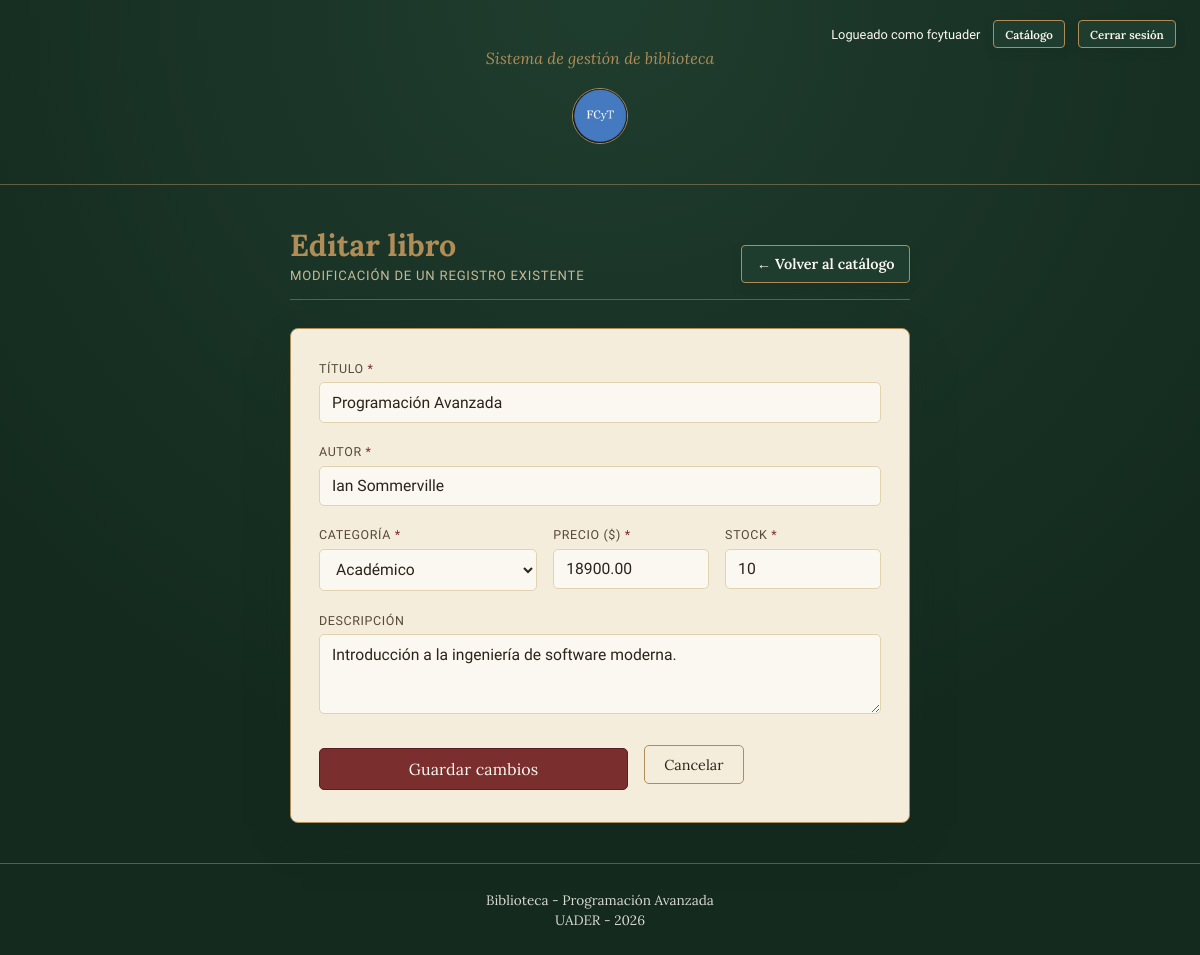
The app's page /libro_formulario.php?id=4 (signed in) with its own data.
### tables this page shows
CREATE TABLE productos (
    id           INT UNSIGNED NOT NULL AUTO_INCREMENT,
    nombre       VARCHAR(150)  NOT NULL,                
    autor        VARCHAR(120)  NOT NULL DEFAULT '',
    descripcion  TEXT          NULL,
    precio       DECIMAL(10,2) NOT NULL DEFAULT 0.00,
    stock        INT           NOT NULL DEFAULT 0,
    categoria    VARCHAR(80)   NOT NULL DEFAULT '',
    activo       TINYINT(1)    NOT NULL DEFAULT 1,
    creado_en    TIMESTAMP     NOT NULL DEFAULT CURRENT_TIMESTAMP,
    PRIMARY KEY (id),
    KEY idx_productos_nombre    (nombre),
    KEY idx_productos_categoria (categoria)
);

### modelos/Libro.php (called while the page is built, shortened)
<?php
class Libro
{
    private PDO $pdo;
    public function __construct(PDO $pdo)
    {
        $this->pdo = $pdo;
    }
    public function buscarPorId(int $id): ?array
    {
        $sentencia = $this->pdo->prepare(
            'SELECT id, nombre, autor, descripcion, precio, stock, categoria, activo, creado_en
               FROM productos
              WHERE id = :id
              LIMIT 1'
        );
        $sentencia->bindValue(':id', $id, PDO::PARAM_INT);
        $sentencia->execute();
        $fila = $sentencia->fetch();
        return $fila === false ? null : $fila;
    }
}

### php/auth.php (called while the page is built, shortened)
<?php
function escapar(?string $texto): string
{
    return htmlspecialchars((string) $texto, ENT_QUOTES, 'UTF-8');
}

### libro_formulario.php (the view, shortened to what this page needs)
<?php
require_once __DIR__ . '/php/auth.php';
require_once __DIR__ . '/config/database.php';
require_once __DIR__ . '/modelos/Libro.php';
$id       = (int) ($_GET['id'] ?? 0);
$esEdicion = $id > 0;
$libro = [
    'id'          => 0,
    'nombre'      => '',
    'autor'       => '',
    'descripcion' => '',
    'precio'      => '',
    'stock'       => '',
    'categoria'   => '',
];
if ($esEdicion) {
    try {
        $pdo    = conectarBD();
        $modelo = new Libro($pdo);
        $registro = $modelo->buscarPorId($id);
        $libro = [
            'id'          => (int) $registro['id'],
            'nombre'      => $registro['nombre'],
            'autor'       => $registro['autor'],
            'descripcion' => $registro['descripcion'],
            'precio'      => $registro['precio'],
            'stock'       => $registro['stock'],
            'categoria'   => $registro['categoria'],
        ];
    } catch (PDOException $e) {
        error_log('[Libro formulario] Error de consulta: ' . $e->getMessage());
        $errorPagina = MENSAJE_ERROR_CONEXION;
    }
}
?>
<!DOCTYPE html>
<html lang="es">
<head>
  <link rel="stylesheet" href="css/style.css?v=<?php echo filemtime(__DIR__ . '/css/style.css'); ?>">
</head>
<body>
<?php include __DIR__ . '/php/header.php'; ?>
<main>
  <section class="abm abm--form">
    <div class="abm__barra">
      <div>
        <h1 class="abm__titulo"><?php echo $esEdicion ? 'Editar libro' : 'Nuevo libro'; ?></h1>
        <p class="abm__subtitulo"><?php echo $esEdicion ? 'Modificación de un registro existente' : 'Alta de un nuevo registro'; ?></p>
      </div>
      <a href="libros.php" class="btn-login btn-login--compact">&larr; Volver al catálogo</a>
    </div>
    <form action="libro_guardar.php" method="post" class="form-abm" novalidate>
      <div class="campo">
        <label for="nombre">Título <span class="req">*</span></label>
        <input type="text" id="nombre" name="nombre" maxlength="150" required
               value="<?php echo escapar($libro['nombre']); ?>">
      </div>
      <div class="campo">
        <label for="autor">Autor <span class="req">*</span></label>
        <input type="text" id="autor" name="autor" maxlength="120" required
               value="<?php echo escapar($libro['autor']); ?>">
      </div>
      <div class="campo-doble">
        <div class="campo">
          <label for="categoria">Categoría <span class="req">*</span></label>
          <select id="categoria" name="categoria" required>
            <?php foreach (Libro::CATEGORIAS as $categoria) : ?>
              <option value="<?php echo escapar($categoria); ?>"
                <?php echo $libro['categoria'] === $categoria ? 'selected' : ''; ?>>
                <?php echo escapar($categoria); ?>
              </option>
            <?php endforeach; ?>
          </select>
        </div>
        <div class="campo">
          <label for="precio">Precio ($) <span class="req">*</span></label>
          <input type="number" id="precio" name="precio" min="0" step="0.01" required
                 value="<?php echo escapar((string) $libro['precio']); ?>">
        </div>
        <div class="campo">
          <label for="stock">Stock <span class="req">*</span></label>
          <input type="number" id="stock" name="stock" min="0" step="1" required
                 value="<?php echo escapar((string) $libro['stock']); ?>">
        </div>
      </div>
      <div class="campo">
        <label for="descripcion">Descripción</label>
        <textarea id="descripcion" name="descripcion" rows="3"><?php echo escapar($libro['descripcion']); ?></textarea>
      </div>
      <div class="form-abm__acciones">
        <button type="submit"><?php echo $esEdicion ? 'Guardar cambios' : 'Dar de alta'; ?></button>
        <a href="libros.php" class="btn-cancelar">Cancelar</a>
      </div>
    </form>
  </section>
</main>
<?php include __DIR__ . '/php/footer.php'; ?>
</body>
</html>

### records on screen
productos: nombre "Programación Avanzada", autor "Ian Sommerville", precio "18900.00", stock "10", descripcion "Introducción a la ingeniería de software moderna."

### other values on screen
$_SESSION['usuario'] "fcytuader"
form field categoria "Académico"
